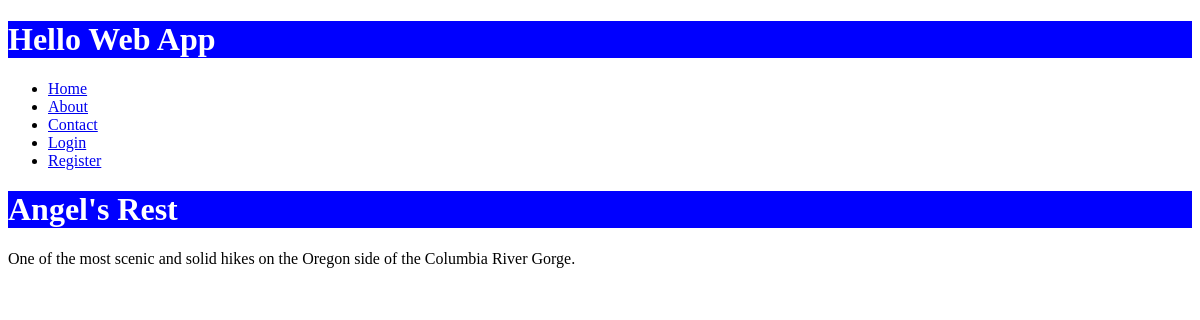
The page /hikes/angels-rest/ on the database as committed earlier.
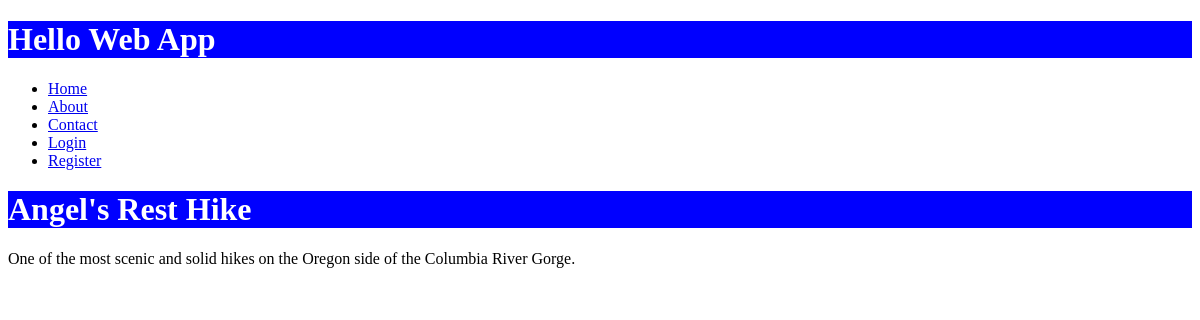
The same page on the database as committed later.
### collection/models.py (models this page shows)
class Hike (models.Model):
    name = models.CharField(max_length=255)
    description = models.TextField()
    slug = models.SlugField(unique=True)
    user = models.OneToOneField(User, blank=True, null=True)

### collection/views.py (the view)
# urls.py: url(r'^hikes/(?P<slug>[-\w]+)/$', 'collection.views.hike_detail',
def hike_detail(request, slug):
    hike = Hike.objects.get(slug=slug)
    return render(request, 'hikes/hike_detail.html', {'hike': hike, })

### collection/templates/hikes/hike_detail.html (shortened to what this page needs)
{% extends 'layouts/base.html' %}
{% block content %}
    <h1>{{ hike.name }}</h1>
    <p>{{ hike.description }}</p>
{% endblock %}

Rows that differ between the two databases and show on the page:
changed Hike: name "Angel's Rest" → "Angel's Rest Hike"
